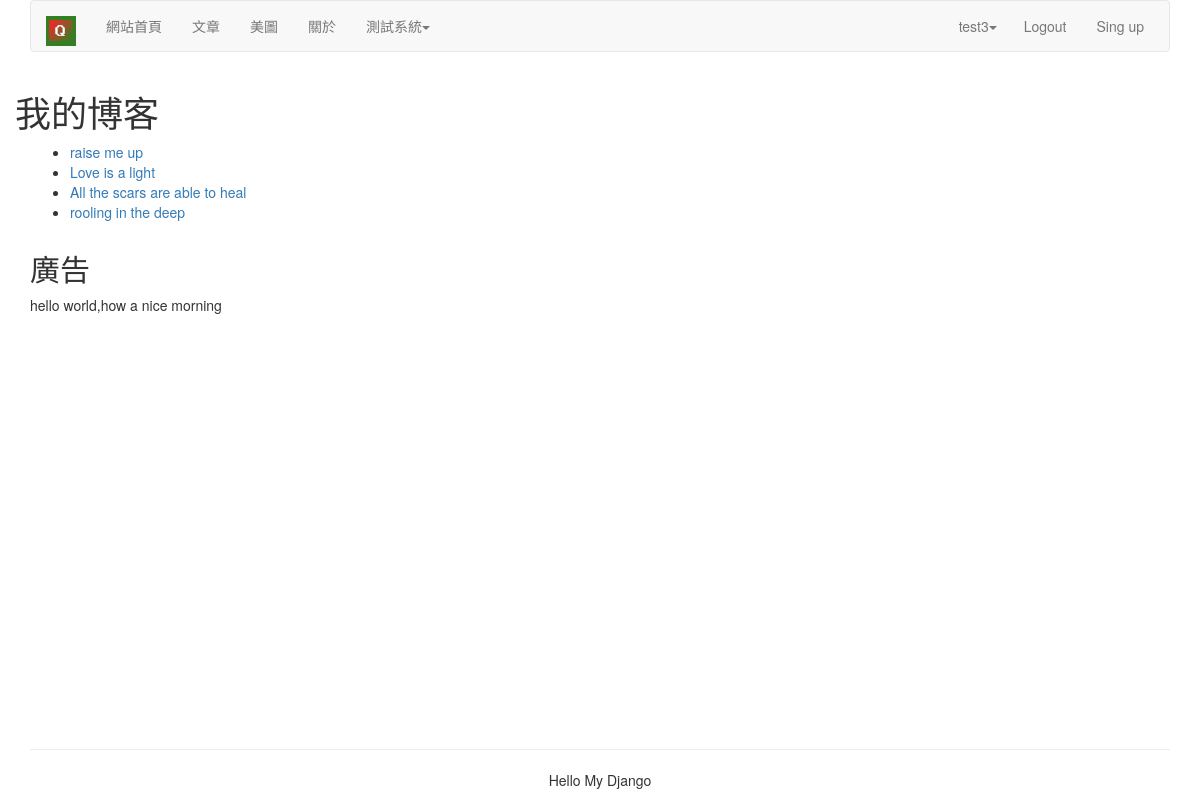
Screenshot of /blog/ (signed in) with the database file from the repository.
### blog/models.py (models this page shows, shortened)
class BlogArticles(models.Model):
    title = models.CharField(max_length = 300)
    author = models.ForeignKey(User,related_name = 'blog_posts')
    body = models.TextField()
    publish = models.DateTimeField(default = timezone.now)
    class Meta:
        ordering = ('-publish',)

### blog/views.py (the view)
@login_required(login_url = "/account/new-login/")
def blog_title(request,template_name):# tmplate_name 接受傳來的模板參數
    blogs = BlogArticles.objects.all()# 得到所有的BlogArticles實例對象
    return TemplateResponse(request,template_name,{"blogs":blogs})#和render一樣的功效

### templates/blog/titles.html (shortened to what this page needs)
{%　extends "base.html"　%}
{% load staticfiles %}
{% block content %}
<div class="row text-centent vertical-middle-sm">
    <h1>我的博客</h1>
</div>
<div class="row">
    <div class="col-xs-12 col-md-8">
        <ul>
            {%  for blog in blogs %}
            <li>
                <a href="{{blog.id}}">{{blog.title}}</a>
            </li>
            {% endfor %}
        </ul>
    </div>
    <div class="col-xs-6 cpl-md-4">
        <h2>廣告</h2>
        <p>hello world,how a nice morning</p>
    </div>
</div>
{% endblock %}

### templates/header.html (shortened to what this page needs)
{%  load staticfiles %}
<div class="container">
    <nav class="navbar navbar-default" role="navigation">
        <div class="navba-header">
            <a class="navbar-brand"><img src="{% static 'img/Log.png'%}" width="30px"></a>
        </div>
        <div id="head">
            <ul class="nav navbar-nav navbar-left" role="navigation" >
                {% if user.is_authenticated %}
                <li><a href="{% url 'home' %}">網站首頁</a></li>
                <li><a href="{% url 'article:list_article_titles' %}">文章</a></li>
                <li><a href="{% url 'image:falls_images' %}">美圖</a></li>
                <li><a href="{% url 'course:about' %}">關於</a></li>
                <li>
                    <a href="#" class="btn btn-default dropdown-toggle " data-toggle="dropdown"   style="Border:none;background-color:#f8f8f8">測試系統<span class="caret"></span></a>
                </li>
                {% else %}
                <li><a>Plase login first</a></li>
                {% endif %}
            </ul>
            <ul class="nav navbar-nav navbar-right" style="margin-right:10px" >
                {% if user.is_authenticated %}
                <li style="margin-top:1px">
                    <div class="dropdown" style="margin-top:8px">
                        <a href="#" class="btn btn-default dropdown-toggle " data-toggle="dropdown"   style="color:#777;Border:none;background-color:#f8f8f8">{{user.username}}<span class="caret"></span></a>
                    </div>
                </li>
                <li><a href="{% url 'account:user_logout' %}">Logout</a></li>
                {% else %}
                <li><a href="{% url 'account:user_login' %}">Login</a></li>
                {% endif %}
                <li><a href="{% url 'account:user_register' %}">Sing up</a></li>
            </ul>
        </div>
    </nav>
</div>

### rows the page displays
BlogArticles: title "raise me up"
BlogArticles: title "Love is a light"
BlogArticles: title "All the scars are able to heal"
BlogArticles: title "rooling in the deep"

### other values shown
{{ user.username }} "test3"
